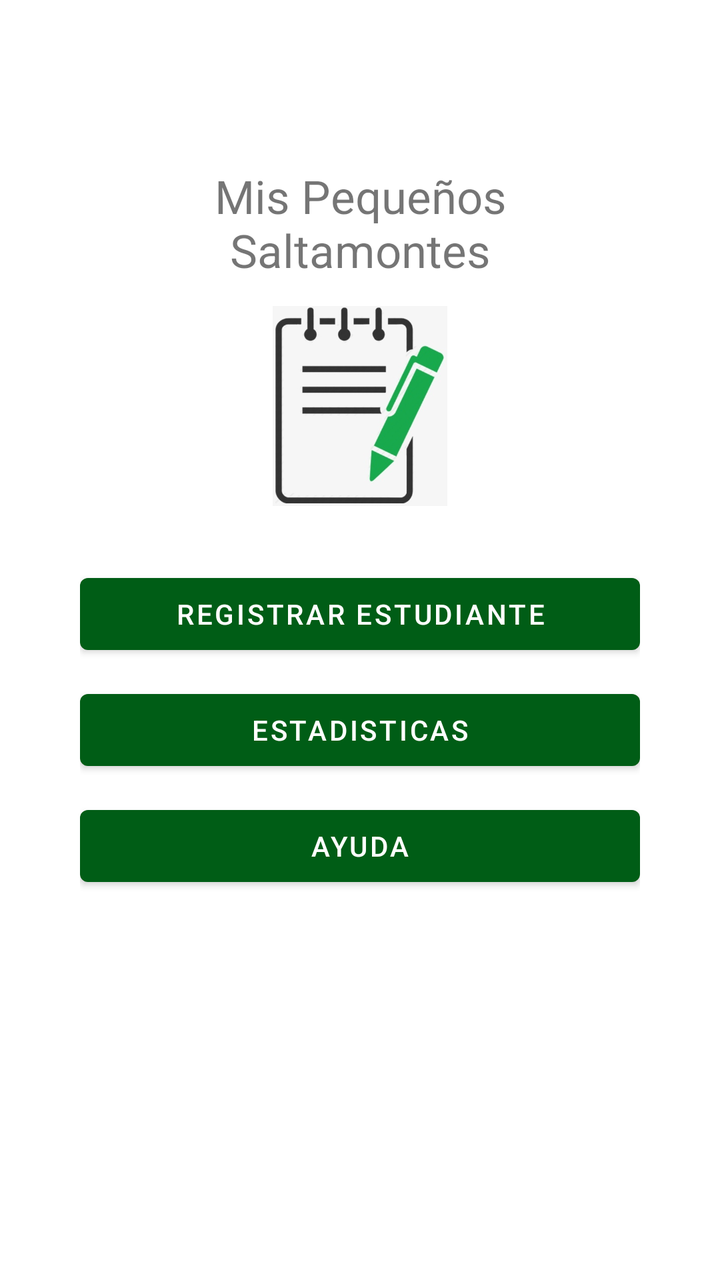
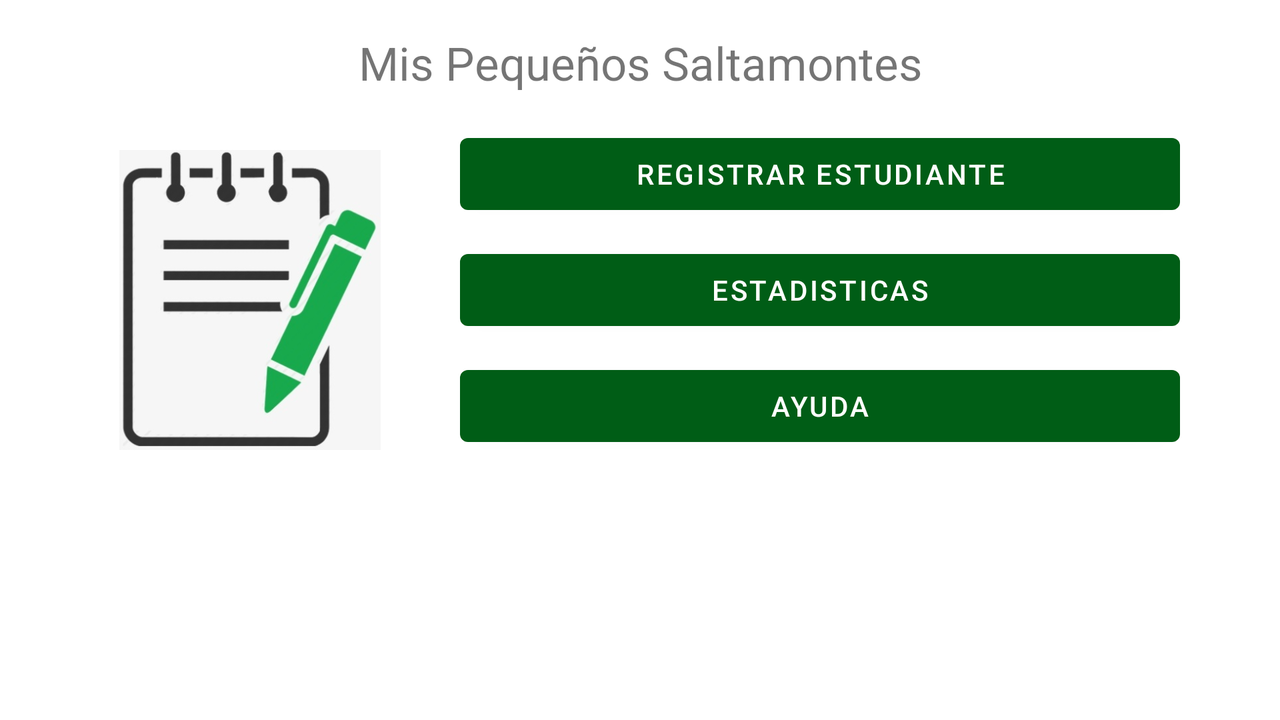

One screen, two layout resources from the same app: the default and the repository's alternative for another configuration. Each is rendered where Android would select it; the XML of both is given below.
<!-- AndroidManifest.xml: application theme Theme.LaboratorioColegio -->
<!-- res/layout/activity_main.xml -->
<?xml version="1.0" encoding="utf-8"?>
<ScrollView xmlns:android="http://schemas.android.com/apk/res/android"
    xmlns:app="http://schemas.android.com/apk/res-auto"
    xmlns:tools="http://schemas.android.com/tools"
    android:layout_width="match_parent"
    android:layout_height="match_parent"
    tools:context=".MainActivity">

    <ScrollView
        android:layout_width="match_parent"
        android:layout_height="match_parent">


        <LinearLayout
            android:layout_width="match_parent"
            android:layout_height="wrap_content"
            android:layout_margin="40dp"
            android:orientation="vertical">

            <TextView
                android:layout_width="match_parent"
                android:layout_height="83dp"
                android:layout_marginTop="30dp"
                android:height="50dp"
                android:gravity="center"
                android:text="@string/nombre_colegio"
                android:textSize="23sp" />

            <ImageView
                android:id="@+id/imageView"
                android:layout_width="100dp"
                android:layout_height="100dp"
                android:layout_gravity="center"
                android:layout_marginBottom="30dp"
                app:srcCompat="@drawable/icon1" />

            <Button
                android:id="@+id/btnRegistrarHome"
                android:layout_width="match_parent"
                android:layout_height="wrap_content"
                android:layout_marginBottom="10dp"
                android:text="Registrar Estudiante" />

            <Button
                android:id="@+id/btnEstadisticasHome"
                android:layout_width="match_parent"
                android:layout_height="wrap_content"
                android:layout_marginBottom="10dp"
                android:text="Estadisticas" />

            <Button
                android:id="@+id/btnAyudaHome"
                android:layout_width="match_parent"
                android:layout_height="wrap_content"
                android:layout_marginBottom="10dp"
                android:text="Ayuda" />
        </LinearLayout>
    </ScrollView>

</ScrollView>
<!-- resources referenced by this layout -->
<resources>
  <!-- drawable icon1: png bitmap (drawable, 25594 bytes) -->
  <string name="nombre_colegio">Mis Pequeños Saltamontes</string>
  <style name="Theme.LaboratorioColegio" parent="Theme.MaterialComponents.DayNight.DarkActionBar">
          
          <item name="colorPrimary">@color/green_500</item>
          <item name="colorPrimaryVariant">@color/green_700</item>
          <item name="colorOnPrimary">@color/white</item>
          
          <item name="colorSecondary">@color/teal_200</item>
          <item name="colorSecondaryVariant">@color/teal_700</item>
          <item name="colorOnSecondary">@color/black</item>
          
          <item name="android:statusBarColor" tools:targetApi="l">?attr/colorPrimaryVariant</item>
          
      </style>
  <color name="green_500">#005d16</color>
  <color name="green_700">#002800</color>
  <color name="white">#FFFFFFFF</color>
  <color name="teal_200">#98ff96</color>
  <color name="teal_700">#018773</color>
  <color name="black">#FF000000</color>
</resources>
<!-- res/layout-land/activity_main.xml (the repository's variant of the layout above) -->
<!-- drawn on the phone turned sideways -->
<?xml version="1.0" encoding="utf-8"?>
<ScrollView xmlns:android="http://schemas.android.com/apk/res/android"
    xmlns:app="http://schemas.android.com/apk/res-auto"
    xmlns:tools="http://schemas.android.com/tools"
    android:layout_width="match_parent"
    android:layout_height="match_parent"
    tools:context=".MainActivity">


        <LinearLayout
            android:layout_width="match_parent"
            android:layout_height="match_parent"
            android:layout_marginRight="50dp"
            android:layout_marginLeft="50dp"
            android:orientation="vertical">

            <TextView
                android:layout_width="match_parent"
                android:layout_height="63dp"
                android:gravity="center"
                android:text="@string/nombre_colegio"
                android:textSize="23sp" />

            <LinearLayout
                android:layout_width="match_parent"
                android:layout_height="wrap_content"
                android:orientation="horizontal">

                <ImageView
                    android:id="@+id/imageView"
                    android:layout_width="150dp"
                    android:layout_marginRight="30dp"
                    android:layout_height="150dp"
                    android:layout_gravity="center"
                    app:srcCompat="@drawable/icon1" />


                <ScrollView
                    android:layout_width="match_parent"
                    android:layout_height="wrap_content">

                    <LinearLayout
                        android:layout_width="match_parent"
                        android:layout_height="wrap_content"
                        android:orientation="vertical">

                        <Button
                            android:id="@+id/btnRegistrarHome"
                            android:layout_width="match_parent"
                            android:layout_height="wrap_content"
                            android:layout_marginBottom="10dp"
                            android:text="Registrar Estudiante" />


                        <Button
                            android:id="@+id/btnEstadisticasHome"
                            android:layout_width="match_parent"
                            android:layout_height="wrap_content"
                            android:layout_marginBottom="10dp"
                            android:text="Estadisticas" />

                        <Button
                            android:id="@+id/btnAyudaHome"
                            android:layout_width="match_parent"
                            android:layout_height="wrap_content"
                            android:layout_marginBottom="10dp"
                            android:text="Ayuda" />

                    </LinearLayout>

                </ScrollView>

            </LinearLayout>


        </LinearLayout>

</ScrollView>
